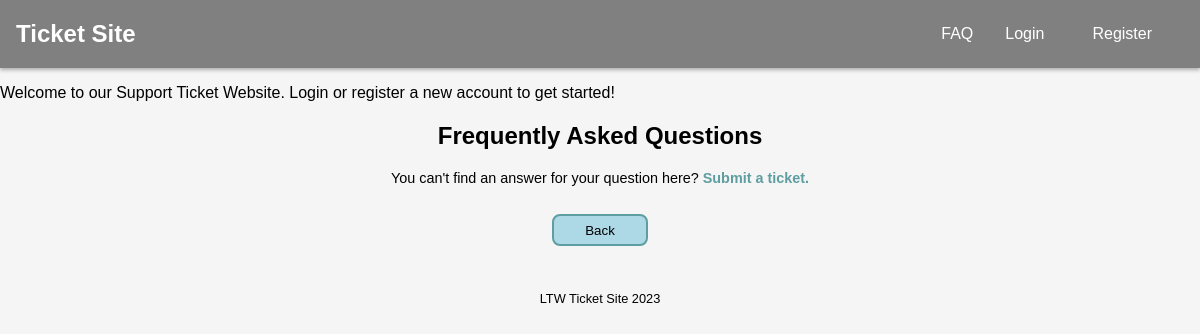
The app's page /pages/faq.php, older data.
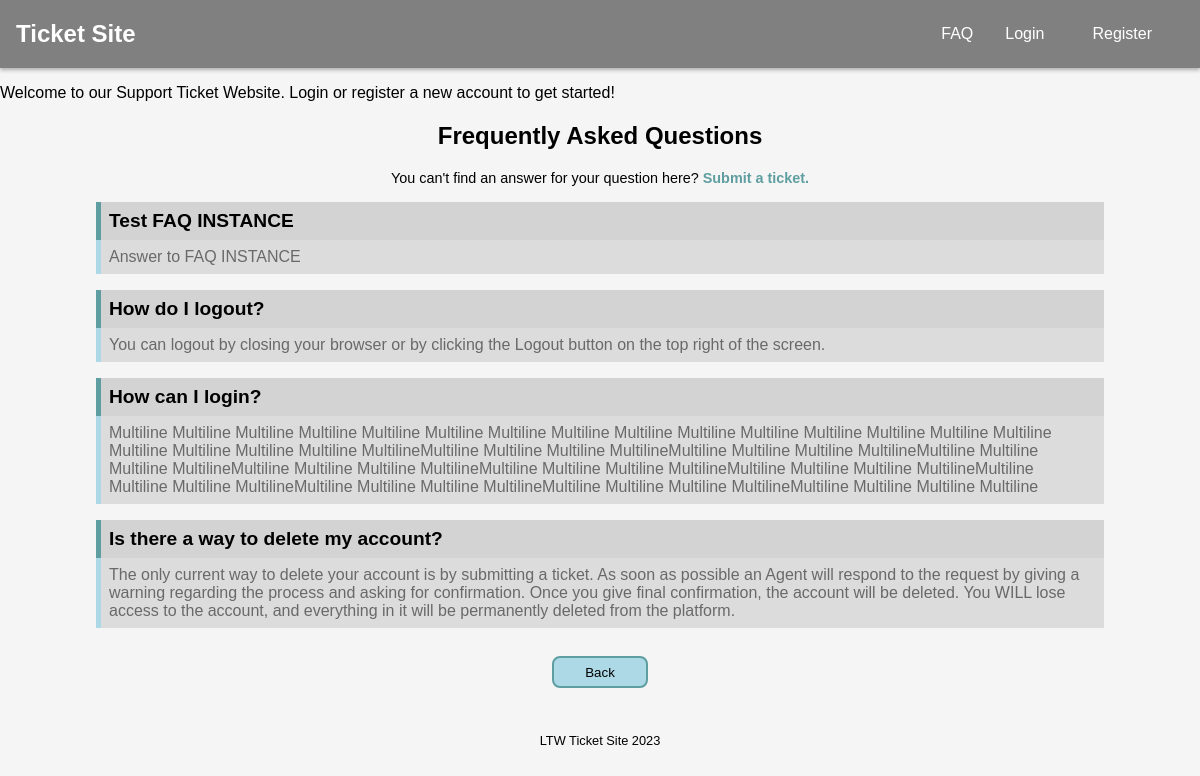
The same page, newer data.
### tables this page shows
CREATE TABLE faq (
    id INTEGER PRIMARY KEY AUTOINCREMENT,
    question TEXT NOT NULL,
    answer TEXT NOT NULL
);

### pages/faq.php (called while the page is built, shortened)
<?php
require_once('../utils/session.php');
$session = new Session();
$db = getDataBaseConnection();
require_once('../templates/common.tpl.php');
require_once('../templates/faq.tpl.php');
require_once('../database/classes/faq.class.php');
$faqs = FAQ::getAllFAQ($db);
drawHeader($session);
drawFAQ($faqs);
drawButton('Back', '../pages');
drawFooter();
?>

### utils/session.php (called while the page is built, shortened)
<?php
    class Session {
        public function isLoggedIn() : bool {
            return isset($_SESSION['id']);
        }
    }

### database/classes/faq.class.php (called while the page is built, shortened)
<?php
    class FAQ {
        public function __construct(int $id, string $question, string $answer){
            $this->question = $question;
            $this->answer = $answer;
        }
        static function getAllFAQ(PDO $db) : array {
            $stmt = $db->prepare('SELECT * FROM faq');
            $stmt->execute();
            $faqs = array();
            while($faq = $stmt->fetch()){
                $faqs[] = new FAQ($faq['id'], $faq['question'], $faq['answer']);
            }
            return $faqs;
        }
    }
?>

### templates/faq.tpl.php (the view, shortened to what this page needs)
<?php function drawFAQ(array $faqs) { ?>
    <div class="faq_section">
        <h2>Frequently Asked Questions</h2>
        <p>You can't find an answer for your question here? <a href="../pages/ticketsubmission.php">Submit a ticket.</a></p>
        <dl>
            <?php foreach($faqs as $faq) { ?>
                <dt><?=$faq->question?></dt>
                <dd><?=$faq->answer?></dd>
            <?php } ?>
        </dl>
    </div>
<?php } ?>

### templates/common.tpl.php (shortened to what this page needs)
<?php function drawHeader(Session $session) { ?>
<!DOCTYPE html>
<html lang="en-US">
    <head>
        <link rel="stylesheet" href="../css/style.css">
    </head>
    <body>
        <header>
            <nav>
                <h1><a href="../pages/">Ticket Site</a></h1>
                <div id="nav_buttons">
                    <p><a href="../pages/faq.php">FAQ</a></p>
                    <?php
                        if($session->isLoggedIn()) drawLoggedIn();
                        else drawLoggedOff();
                    ?>
<?php } ?>
<?php function drawLoggedOff() { ?>
            <p><a href="../pages/login.php">Login</a><p>
            <p><a href="../pages/register.php">Register</a><p>
        </div>
    </nav>
</header>
<main>
    <p>Welcome to our Support Ticket Website. Login or register a new account to get started!</p>
<?php } ?>
<?php function drawFooter() { ?>
        </main>
        <footer>
            LTW Ticket Site 2023
        </footer>
    </body>
</html>
<?php } ?>
<?php function drawButton(string $text, string $path) { ?>
<button class="special"><a href="<?=$path?>"><?=$text?></a></button>
<?php } ?>

### css/style.css (style rules this page uses)
body { font-family: Arial, Helvetica, sans-serif; background-color: whitesmoke; margin: 0; padding: 0; }
header { background-color: grey; display: grid; box-shadow: 0 2px 4px rgba(0, 0, 0, 0.3); }
nav { display: flex; justify-content: space-between; align-items: center; }
nav h1 a { text-decoration: none; color: white; margin-left: 1rem; }
#nav_buttons { display: flex; align-items: center; }
#nav_buttons * { text-decoration: none; color: white; margin-right: 1em; }
footer { position: relative; top: 1em; font-size: 0.8rem; width: 100%; text-align: center; margin-bottom: 1rem; }
button.special { width: 8%; height: 2rem; margin: auto; margin-top: 1.8rem; margin-bottom: 2rem; background-color: lightblue; border-radius: 0.6em; border: 2px solid cadetblue; display: flex; justify-content: center; }
button.special a { display: flex; justify-content: center; align-items: center; text-decoration: none; color: black; width: 100%; height: 100%; }
.faq_section h2 { text-align: center; }
.faq_section p { font-size: 0.9rem; text-align: center; }
.faq_section p a { font-weight: bold; color:cadetblue; text-decoration: none; }
.faq_section dl dt { font-weight: bold; font-size: 1.2rem; background-color: lightgrey; padding: 0.5rem; border-left: 5px solid cadetblue; margin: 1rem 6rem 0; }
.faq_section dl dd { color: dimgray; background-color: gainsboro; padding: 0.5rem; border-left: 5px solid lightblue; margin: 0 6rem 1rem; }

Row changes from the older to the newer data that the page shows:
added faq: question "Test FAQ INSTANCE", answer "Answer to FAQ INSTANCE"
added faq: question "How do I logout?", answer "You can logout by closing your browser or by clicking the Logout button on the top right of the screen."
added faq: question "How can I login?", answer "Multiline Multiline Multiline Multiline Multiline Multiline Multiline Multiline Multiline Multiline Multiline Multiline Multiline Multiline Multiline Multiline Multiline Multiline Multiline MultilineMultiline Multiline Multiline MultilineMultiline Multiline Multiline MultilineMultiline Multiline Multiline MultilineMultiline Multiline Multiline MultilineMultiline Multiline Multiline MultilineMultiline Multiline Multiline MultilineMultiline Multiline Multiline MultilineMultiline Multiline Multiline MultilineMultiline Multiline Multiline MultilineMultiline Multiline Multiline Multiline"
added faq: question "Is there a way to delete my account?", answer "The only current way to delete your account is by submitting a ticket. As soon as possible an Agent will respond to the request by giving a warning regarding the process and asking for confirmation. Once you give final confirmation, the account will be deleted. You WILL lose access to the account, and everything in it will be permanently deleted from the platform."
